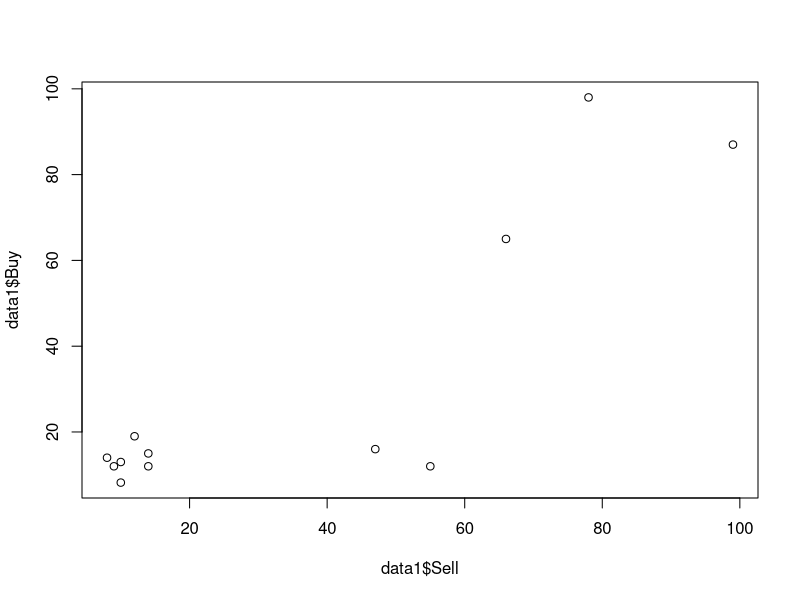

This chart was generated by the following R code:
getwd()
setwd("C:/Users/I300/Desktop/dsrlab")
data1<-read.csv("sell.csv")
data1
summary(data1)

plot(data1$Sell,data1$Buy)

